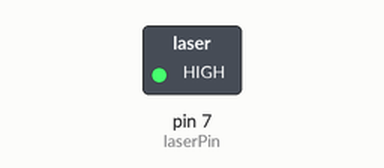
Simulated run of this sketch. Board: Arduino Uno, built with avr-gcc and run on an emulated ATmega328P. Parts: switched loads named in the sketch (green lamp = pin HIGH). Dashed ring = blinking.

Above: at 0.5 s.
Timing chart, 0 to 4.6 s (numbered marks = the images above):
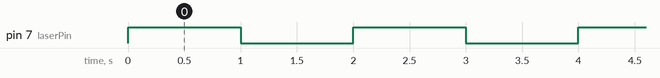

The sketch:

LazerSender.ino
```cpp
// Simpel voorbeeld: aan/uit en dimmen met PWM
const int laserPin = 7; // kies een PWM-capabele pin

void setup() {
  pinMode(laserPin, OUTPUT);
  digitalWrite(laserPin, LOW); // veilig starten: uit
}

void loop() {
  // Zet laser aan constant
  //digitalWrite(laserPin, HIGH);

  digitalWrite(laserPin, HIGH);
  delay(1000);
  digitalWrite(laserPin, LOW);
  delay(1000);
}
```

Measured:
- by itself, pin 7 (laserPin): alternates HIGH for 1.0 s and LOW for 1.0 s
